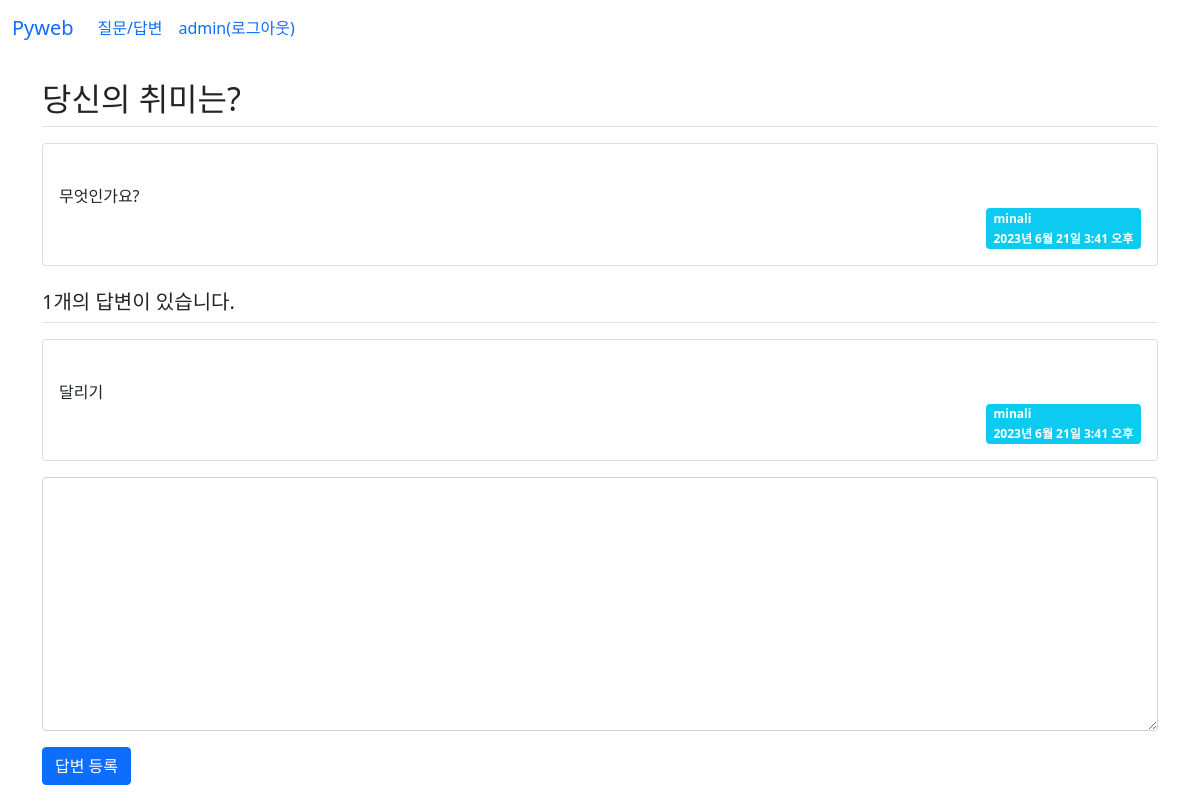
The page /board/answer/create/8/ (signed in) on the database as committed earlier.
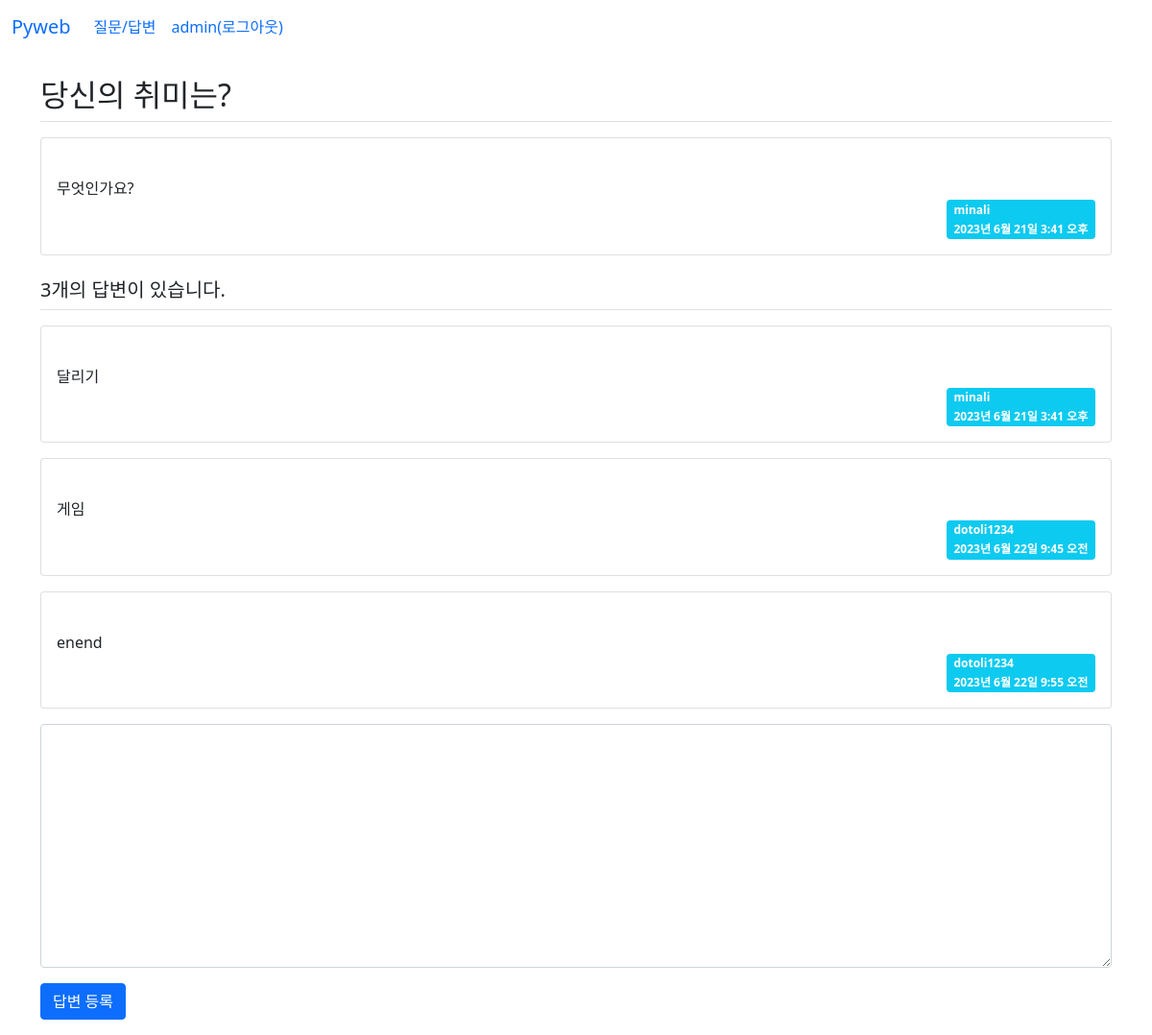
The same page on the database as committed later.
### board/models.py (models this page shows, shortened)
class Question(models.Model):
    author = models.ForeignKey(User,on_delete=models.CASCADE)
    subject = models.CharField(max_length=200)  #제목
    content = models.TextField()                #질문 내용
    create_date = models.DateTimeField()        #등록일
    modify_date = models.DateTimeField(null=True, blank=True) # Null을 허용한다.

class Answer(models.Model):
    author = models.ForeignKey(User, on_delete=models.CASCADE) #글쓴이 추가
    content = models.TextField()  #답변 내용
    create_date = models.DateTimeField()  #등록일
    modify_date = models.DateTimeField(null=True, blank=True)  # Null을 허용한다.
    question = models.ForeignKey(Question,
                on_delete=models.CASCADE) #외래키

### board/views.py (the view)
# urls.py: path('answer/create/<int:question_id>/', views.answer_create,
@login_required(login_url='common:login') #로그인 페이지 이동
def answer_create(request, question_id):
    question = get_object_or_404(Question, pk=question_id)
    if request.method == "POST":
        form = AnswerForm(request.POST)
        if form.is_valid():
            answer = form.save(commit=False) # content만 저장
            answer.author = request.user
            answer.create_date = timezone.now() #답변등록일
            answer.question = question #외래 키 달성
            form.save()
            return redirect('board:detail', question_id=question.id) #question.id
    else:
        form = AnswerForm()  #빈 폼 생성
    context = {'question' : question, 'form':form}
    return render(request, 'board/detail.html',context)

### board/forms.py
class AnswerForm(forms.ModelForm):
    class Meta:
        model = Answer
        fields = ['content']
        label ={
            'content':'답변 내용',
        }

### templates/board/detail.html (shortened to what this page needs)
{% extends 'base.html' %}
{% block content %}
<div class="container my-3">
    <section id="detail">
    <h2 class="border-bottom py-2">{{ question.subject }}</h2>
    <div class="card my-3">
        <div class="card-body">
            <div class="card-text" style="white-space: pre-line">
                {{ question.content }}
            </div>
            <div class="d-flex justify-content-end">
                <div class="badge bg-info text-start">
                    <div class="mb-2">{{ question.author }}</div>
                    <div>{{ question.create_date }}</div>
                </div>
            </div>
        </div>
    </div>
    <h5 class="border-bottom my-3 py-2">
        {{ question.answer_set.count }}개의 답변이 있습니다.
    </h5>
    {% for answer in question.answer_set.all %}
      <div class="card my-3">
        <div class="card-body">
            <div class="card-text" style="white-space: pre-line">
                {{ answer.content }}
            </div>
            <div class="d-flex justify-content-end">
                <div class="badge bg-info text-start">
                    <div class="mb-2">{{ answer.author }}</div>
                    <div>{{ answer.create_date }}</div>
                </div>
            </div>
        </div>
    </div>
    {% endfor %}
    <form action="{% url 'board:answer_create' question.id %}"
                    method="post" >
        <div class="form-group">
            <textarea name="content" rows="10"
                      cols="50" class="form-control mb-3"
              {% if not user.is_authenticated %}disabled{% endif %}></textarea>
        </div>
        <button type="submit" class="btn btn-primary">답변 등록</button>
    </form>
    </section>
</div>
{% endblock %}

Rows that differ between the two databases and show on the page:
computed for Question "당신의 취미는?": answer_set.count "1" → "3"
added Answer: content "게임", author "dotoli1234", create_date "2023년 6월 22일 9:45 오전"
added Answer: content "enend", author "dotoli1234", create_date "2023년 6월 22일 9:55 오전"
